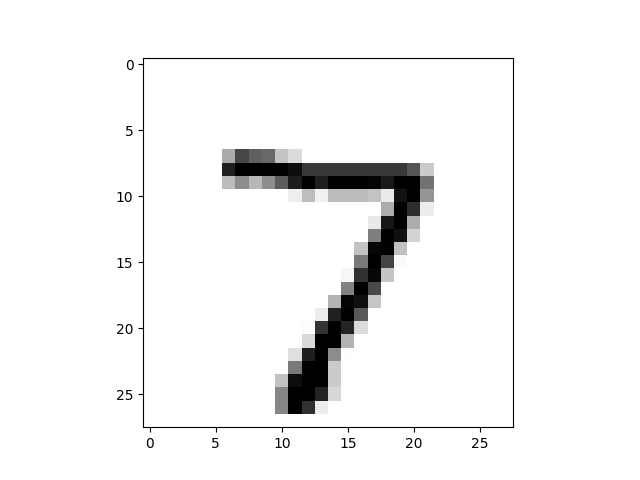
#> input picture zero.png, 640 x 480 px, given in place of 5356c.tif, which was not available
$ python canvassing_rectangle.py   (older library calls are emulated)
#> lines starting #> are read from the running program, lines starting #| are printed output that depends on the picture; pictures that were not available may be replaced by others from this repository, and a replacement may not be noted
import matplotlib.pyplot as plt
from scipy.misc import imsave
import os
import numpy as np

img = plt.imread("5356c.tif")[:, :, [0,1,2]]
#> img: shape (480, 640, 3) float32; min 0, max 1, mean 0.952
t = 5
e = 100
m = img.shape[0]
#> m = 480
n = img.shape[1]
#> n = 640
tileSpaceRight = n/t
#> tileSpaceRight = 128
tileSpaceDown = m/t
#> tileSpaceDown = 96
extraTileSpace = ((t-1)*(2*e))/t
#finalTileSize = int(tileSpace + extraTileSpace)

print(img.shape)
#| (480, 640, 3)
os.chdir("test")
for i in range(t):
	for j in range(t):
		startx = ((i*tileSpaceRight) - i * (2*e)) + (i*extraTileSpace)
		print(round(startx))
		endx = startx + tileSpaceRight + extraTileSpace
		print(round(endx))
		starty = ((j*tileSpaceDown) - j * (2*e)) + (j*extraTileSpace)
		print(round(starty))
		endy = starty + tileSpaceDown + extraTileSpace
		print(round(endy))
		temp = img[int(round(starty)):int(round(endy)), int(round(startx)):int(round(endx))]
		print(temp.shape)
		imsave(f"{i}_{j}.jpg", temp)
#> this loop made 5 passes
#> pass 1, `imsave(f"{i}_{j}.jpg", temp)`:
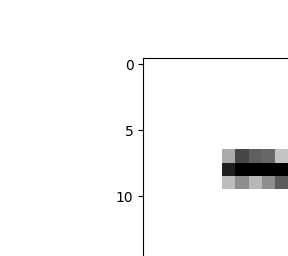
#> saved as 0_0.jpg: PIL image 288x256 RGB; min 0, max 255, mean 247.5
#> pass 1, `imsave(f"{i}_{j}.jpg", temp)`:
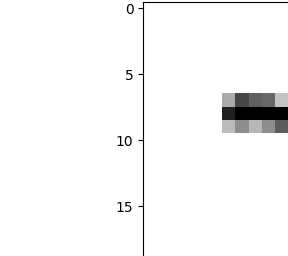
#> saved as 0_1.jpg: PIL image 288x256 RGB; min 0, max 255, mean 247.1
#> pass 1, `imsave(f"{i}_{j}.jpg", temp)`:
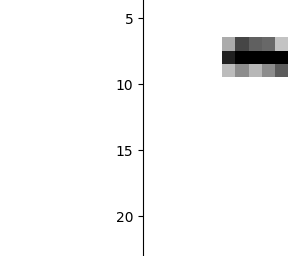
#> saved as 0_2.jpg: PIL image 288x256 RGB; min 0, max 255, mean 247.6
#> pass 1, `imsave(f"{i}_{j}.jpg", temp)`:
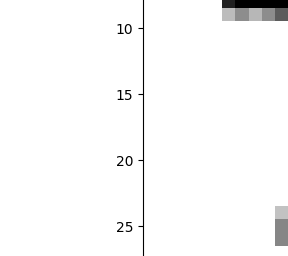
#> saved as 0_3.jpg: PIL image 288x256 RGB; min 0, max 255, mean 249.5
#Replace with image size
out = np.zeros((8600, 13100, 3), dtype=np.uint16)
for image in os.listdir():
	temp = plt.imread(image)
#> temp is the input picture: shape (480, 640, 4) float32; mean R, G, B, A 0.952, 0.952, 0.952, 1
#> (the run stopped early here; a loop or call above may not have finished)
